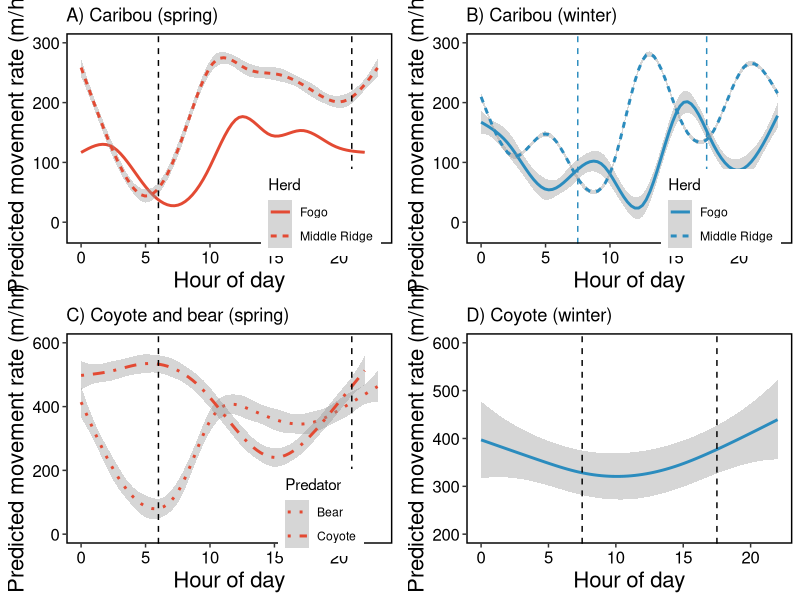

This figure's R source:

## load libraries
library(data.table)
library(ggplot2)
library(gridExtra)

## load data
aa <- fread("output/caribou-FO-move.csv")
aa$Herd <- "Fogo"
bb <- fread("output/caribou-NL-move.csv")
bb$Herd <- "Middle Ridge"
cc <- fread("output/coyote-all-move.csv")
cc <- cc[,2:4]
cc$Predator <- "Coyote"
dd <- fread("output/bear-all-move.csv")
dd <- dd[,2:4]
dd$Predator <- "Bear"

#### FIGURE 1 #####

spring <- rbind(aa[season == "Spring"],
								bb[season == "Spring"])

winter <- rbind(aa[season == "Winter" & hr != 12],
								bb[season == "Winter"])

springPred <- rbind(cc[season == "Spring"],
								dd[season == "Spring"])

a <- ggplot() +
	geom_smooth(data = spring,
							aes(hr, V1, color = Herd,
									lty = Herd),
							method = "gam") +
	xlab("Hour of day") +
	ylim(-20, 300) +
	ylab("Predicted movement rate (m/hr)") +
	scale_color_manual(values = c("#e34a33", "#e34a33")) +
	geom_vline(aes(xintercept = 6), lty = 2, color = "black") +
	geom_vline(aes(xintercept = 21), lty = 2, color = "black") +
	ggtitle("A) Caribou (spring)") +
	theme(legend.position = c(0.78, 0.15),
		    legend.key = element_blank(),
	    	#legend.background=element_blank(),
				axis.title = element_text(size = 16, color = 'black'),
				axis.text.x = element_text(size = 12, color = 'black'),
				axis.text.y = element_text(size = 12, color = 'black'),
				panel.grid.minor = element_blank(),
				panel.background = element_blank(),
				panel.border = element_rect(colour = "black", fill=NA, size = 1))


b <- ggplot() +
	geom_smooth(data = winter,
							aes(hr, V1, color = Herd,
									lty = Herd),
							method = "gam") +
	xlab("Hour of day") +
	ylim(-20, 300) +
	ylab("Predicted movement rate (m/hr)") +
	scale_color_manual(values = c("#2b8cbe","#2b8cbe")) +
	geom_vline(aes(xintercept = 7.5), lty = 2, color = "#2b8cbe") +
	geom_vline(aes(xintercept = 17.5), lty = 2, color = "#2b8cbe") +
	ggtitle("B) Caribou (winter)") +
	theme(legend.position = c(0.78, 0.15),
				strip.background = element_rect(color = "black",
																				fill = "white",
																				size = 1),
				axis.title = element_text(size = 16, color = 'black'),
				axis.text.x = element_text(size = 12, color = 'black'),
				axis.text.y = element_text(size = 12, color = 'black'),
				panel.grid.minor = element_blank(),
				panel.background = element_blank(),
				panel.border = element_rect(colour = "black", fill=NA, size = 1))


c <- ggplot(data = springPred[season == "Spring"],
						aes(hr, V1, color = Predator, lty = Predator)) +
	geom_smooth(method = "gam") +
	xlab("Hour of day") +
	ylim(0, 600) +
	ylab("Predicted movement rate (m/hr)") +
	scale_color_manual(values = c("#e34a33", "#e34a33")) +
	scale_linetype_manual(values = c(3,4)) +
	geom_vline(aes(xintercept = 6), lty = 2, color = "black") +
	geom_vline(aes(xintercept = 21), lty = 2, color = "black") +
	ggtitle("C) Coyote and bear (spring)") +
	theme(legend.position = c(0.78, 0.15),
				strip.background = element_rect(color = "black",
																				fill = "white",
																				size = 1),
				axis.title = element_text(size = 16, color = 'black'),
				axis.text.x = element_text(size = 12, color = 'black'),
				axis.text.y = element_text(size = 12, color = 'black'),
				panel.grid.minor = element_blank(),
				panel.background = element_blank(),
				panel.border = element_rect(colour = "black", fill=NA, size = 1))

d <- ggplot(cc[season == "Winter"],
						aes(hr, V1, color = season)) +
	geom_smooth(method = "gam") +
	xlab("Hour of day") +
	ylim(200, 600) +
	ylab("Predicted movement rate (m/hr)") +
	scale_color_manual(values = c("#2b8cbe")) +
	geom_vline(aes(xintercept = 7.5), lty = 2, color = "black") +
	geom_vline(aes(xintercept = 17.5), lty = 2, color = "black") +
	ggtitle("D) Coyote (winter)") +
	theme(legend.position = "none",
				strip.background = element_rect(color = "black",
																				fill = "white",
																				size = 1),
				axis.title = element_text(size = 16, color = 'black'),
				axis.text.x = element_text(size = 12, color = 'black'),
				axis.text.y = element_text(size = 12, color = 'black'),
				panel.grid.minor = element_blank(),
				panel.background = element_blank(),
				panel.border = element_rect(colour = "black", fill=NA, size = 1))


png("figures/fig1.png",
		width = 5000,
		height = 5000,
		res = 600,
		units = "px")

gridExtra::grid.arrange(a, b, c, d)

dev.off()
